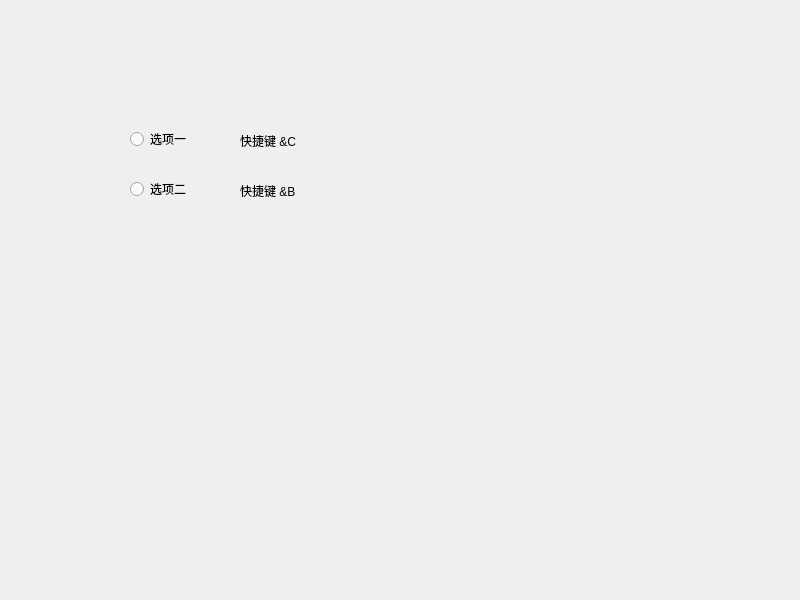
<?xml version="1.0" encoding="UTF-8"?>
<ui version="4.0">
 <class>Widget</class>
 <widget class="QWidget" name="Widget">
  <property name="geometry">
   <rect>
    <x>0</x>
    <y>0</y>
    <width>800</width>
    <height>600</height>
   </rect>
  </property>
  <property name="windowTitle">
   <string>Widget</string>
  </property>
  <widget class="QRadioButton" name="radioButton">
   <property name="geometry">
    <rect>
     <x>130</x>
     <y>130</y>
     <width>91</width>
     <height>18</height>
    </rect>
   </property>
   <property name="text">
    <string>选项一</string>
   </property>
  </widget>
  <widget class="QRadioButton" name="radioButton_2">
   <property name="geometry">
    <rect>
     <x>130</x>
     <y>180</y>
     <width>91</width>
     <height>18</height>
    </rect>
   </property>
   <property name="text">
    <string>选项二</string>
   </property>
  </widget>
  <widget class="QLabel" name="label">
   <property name="geometry">
    <rect>
     <x>240</x>
     <y>130</y>
     <width>121</width>
     <height>21</height>
    </rect>
   </property>
   <property name="text">
    <string>快捷键 &amp;C</string>
   </property>
  </widget>
  <widget class="QLabel" name="label_2">
   <property name="geometry">
    <rect>
     <x>240</x>
     <y>180</y>
     <width>121</width>
     <height>21</height>
    </rect>
   </property>
   <property name="text">
    <string>快捷键 &amp;B</string>
   </property>
  </widget>
 </widget>
 <resources/>
 <connections/>
</ui>
